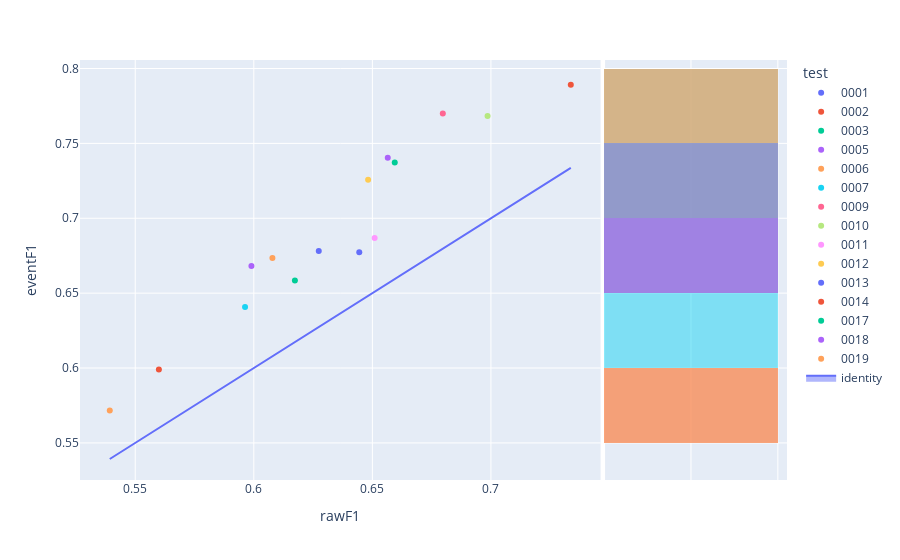

Notebook code for this chart:
### Code cell
fig=px.scatter(experimentModels,x='rawF1',y='eventF1',color='test',hover_name='modelId', marginal_y="histogram")
fig.add_trace(
    go.Scatter(x=experimentModels['rawF1'], y=experimentModels['rawF1'], name="identity", mode='lines',fill="toself")
)
fig.show()

### Figure 1 — Plotly figure (JSON) as saved in the notebook; plotly's stock layout.template omitted (floating-point values rounded to 4 significant figures)
{"data": [{"hovertemplate": "<b>%{hovertext}</b><br><br>test=0001<br>rawF1=%{x}<br>eventF1=%{y}<extra></extra>", "hovertext": ["d51d037b-304a-48df-970e-58aac592ac87"], "legendgroup": "0001", "marker": {"color": "#636efa", "symbol": "circle"}, "mode": "markers", "name": "0001", "orientation": "v", "showlegend": true, "type": "scatter", "x": [0.6274], "xaxis": "x", "y": [0.6782], "yaxis": "y"}, {"alignmentgroup": "True", "bingroup": "y", "hovertemplate": "test=0001<br>eventF1=%{y}<br>count=%{x}<extra></extra>", "legendgroup": "0001", "marker": {"color": "#636efa"}, "name": "0001", "offsetgroup": "0001", "opacity": 0.5, "showlegend": false, "type": "histogram", "xaxis": "x2", "y": [0.6782], "yaxis": "y2"}, {"hovertemplate": "<b>%{hovertext}</b><br><br>test=0002<br>rawF1=%{x}<br>eventF1=%{y}<extra></extra>", "hovertext": ["50ebd176-f601-4f02-bcd5-e0c07a362a35"], "legendgroup": "0002", "marker": {"color": "#EF553B", "symbol": "circle"}, "mode": "markers", "name": "0002", "orientation": "v", "showlegend": true, "type": "scatter", "x": [0.7337], "xaxis": "x", "y": [0.7891], "yaxis": "y"}, {"alignmentgroup": "True", "bingroup": "y", "hovertemplate": "test=0002<br>eventF1=%{y}<br>count=%{x}<extra></extra>", "legendgroup": "0002", "marker": {"color": "#EF553B"}, "name": "0002", "offsetgroup": "0002", "opacity": 0.5, "showlegend": false, "type": "histogram", "xaxis": "x2", "y": [0.7891], "yaxis": "y2"}, {"hovertemplate": "<b>%{hovertext}</b><br><br>test=0003<br>rawF1=%{x}<br>eventF1=%{y}<extra></extra>", "hovertext": ["ad0e1cc1-5a53-45b1-b13e-ca760e58c787"], "legendgroup": "0003", "marker": {"color": "#00cc96", "symbol": "circle"}, "mode": "markers", "name": "0003", "orientation": "v", "showlegend": true, "type": "scatter", "x": [0.6173], "xaxis": "x", "y": [0.6585], "yaxis": "y"}, {"alignmentgroup": "True", "bingroup": "y", "hovertemplate": "test=0003<br>eventF1=%{y}<br>count=%{x}<extra></extra>", "legendgroup": "0003", "marker": {"color": "#00cc96"}, "name": "0003", "offsetgroup": "0003", "opacity": 0.5, "showlegend": false, "type": "histogram", "xaxis": "x2", "y": [0.6585], "yaxis": "y2"}, {"hovertemplate": "<b>%{hovertext}</b><br><br>test=0005<br>rawF1=%{x}<br>eventF1=%{y}<extra></extra>", "hovertext": ["953522b6-a687-4555-b7bd-64e50323f539"], "legendgroup": "0005", "marker": {"color": "#ab63fa", "symbol": "circle"}, "mode": "markers", "name": "0005", "orientation": "v", "showlegend": true, "type": "scatter", "x": [0.599], "xaxis": "x", "y": [0.6682], "yaxis": "y"}, {"alignmentgroup": "True", "bingroup": "y", "hovertemplate": "test=0005<br>eventF1=%{y}<br>count=%{x}<extra></extra>", "legendgroup": "0005", "marker": {"color": "#ab63fa"}, "name": "0005", "offsetgroup": "0005", "opacity": 0.5, "showlegend": false, "type": "histogram", "xaxis": "x2", "y": [0.6682], "yaxis": "y2"}, {"hovertemplate": "<b>%{hovertext}</b><br><br>test=0006<br>rawF1=%{x}<br>eventF1=%{y}<extra></extra>", "hovertext": ["fdff7a52-c874-434c-b79a-4652e6521b61"], "legendgroup": "0006", "marker": {"color": "#FFA15A", "symbol": "circle"}, "mode": "markers", "name": "0006", "orientation": "v", "showlegend": true, "type": "scatter", "x": [0.6078], "xaxis": "x", "y": [0.6734], "yaxis": "y"}, {"alignmentgroup": "True", "bingroup": "y", "hovertemplate": "test=0006<br>eventF1=%{y}<br>count=%{x}<extra></extra>", "legendgroup": "0006", "marker": {"color": "#FFA15A"}, "name": "0006", "offsetgroup": "0006", "opacity": 0.5, "showlegend": false, "type": "histogram", "xaxis": "x2", "y": [0.6734], "yaxis": "y2"}, {"hovertemplate": "<b>%{hovertext}</b><br><br>test=0007<br>rawF1=%{x}<br>eventF1=%{y}<extra></extra>", "hovertext": ["a99170bc-4dc5-4b27-84df-f565c6f142c5"], "legendgroup": "0007", "marker": {"color": "#19d3f3", "symbol": "circle"}, "mode": "markers", "name": "0007", "orientation": "v", "showlegend": true, "type": "scatter", "x": [0.5963], "xaxis": "x", "y": [0.6408], "yaxis": "y"}, {"alignmentgroup": "True", "bingroup": "y", "hovertemplate": "test=0007<br>eventF1=%{y}<br>count=%{x}<extra></extra>", "legendgroup": "0007", "marker": {"color": "#19d3f3"}, "name": "0007", "offsetgroup": "0007", "opacity": 0.5, "showlegend": false, "type": "histogram", "xaxis": "x2", "y": [0.6408], "yaxis": "y2"}, {"hovertemplate": "<b>%{hovertext}</b><br><br>test=0009<br>rawF1=%{x}<br>eventF1=%{y}<extra></extra>", "hovertext": ["d4f86014-a983-4a56-940a-a53396539084"], "legendgroup": "0009", "marker": {"color": "#FF6692", "symbol": "circle"}, "mode": "markers", "name": "0009", "orientation": "v", "showlegend": true, "type": "scatter", "x": [0.6797], "xaxis": "x", "y": [0.7699], "yaxis": "y"}, {"alignmentgroup": "True", "bingroup": "y", "hovertemplate": "test=0009<br>eventF1=%{y}<br>count=%{x}<extra></extra>", "legendgroup": "0009", "marker": {"color": "#FF6692"}, "name": "0009", "offsetgroup": "0009", "opacity": 0.5, "showlegend": false, "type": "histogram", "xaxis": "x2", "y": [0.7699], "yaxis": "y2"}, {"hovertemplate": "<b>%{hovertext}</b><br><br>test=0010<br>rawF1=%{x}<br>eventF1=%{y}<extra></extra>", "hovertext": ["b9ba925c-8862-41ae-85ac-87efe667dc99"], "legendgroup": "0010", "marker": {"color": "#B6E880", "symbol": "circle"}, "mode": "markers", "name": "0010", "orientation": "v", "showlegend": true, "type": "scatter", "x": [0.6986], "xaxis": "x", "y": [0.7683], "yaxis": "y"}, {"alignmentgroup": "True", "bingroup": "y", "hovertemplate": "test=0010<br>eventF1=%{y}<br>count=%{x}<extra></extra>", "legendgroup": "0010", "marker": {"color": "#B6E880"}, "name": "0010", "offsetgroup": "0010", "opacity": 0.5, "showlegend": false, "type": "histogram", "xaxis": "x2", "y": [0.7683], "yaxis": "y2"}, {"hovertemplate": "<b>%{hovertext}</b><br><br>test=0011<br>rawF1=%{x}<br>eventF1=%{y}<extra></extra>", "hovertext": ["9a796814-2401-4dbb-811c-695c7c0888bb"], "legendgroup": "0011", "marker": {"color": "#FF97FF", "symbol": "circle"}, "mode": "markers", "name": "0011", "orientation": "v", "showlegend": true, "type": "scatter", "x": [0.651], "xaxis": "x", "y": [0.6868], "yaxis": "y"}, {"alignmentgroup": "True", "bingroup": "y", "hovertemplate": "test=0011<br>eventF1=%{y}<br>count=%{x}<extra></extra>", "legendgroup": "0011", "marker": {"color": "#FF97FF"}, "name": "0011", "offsetgroup": "0011", "opacity": 0.5, "showlegend": false, "type": "histogram", "xaxis": "x2", "y": [0.6868], "yaxis": "y2"}, {"hovertemplate": "<b>%{hovertext}</b><br><br>test=0012<br>rawF1=%{x}<br>eventF1=%{y}<extra></extra>", "hovertext": ["3be685c1-02ea-4a2f-8478-ca265ccc3196"], "legendgroup": "0012", "marker": {"color": "#FECB52", "symbol": "circle"}, "mode": "markers", "name": "0012", "orientation": "v", "showlegend": true, "type": "scatter", "x": [0.6482], "xaxis": "x", "y": [0.7257], "yaxis": "y"}, {"alignmentgroup": "True", "bingroup": "y", "hovertemplate": "test=0012<br>eventF1=%{y}<br>count=%{x}<extra></extra>", "legendgroup": "0012", "marker": {"color": "#FECB52"}, "name": "0012", "offsetgroup": "0012", "opacity": 0.5, "showlegend": false, "type": "histogram", "xaxis": "x2", "y": [0.7257], "yaxis": "y2"}, {"hovertemplate": "<b>%{hovertext}</b><br><br>test=0013<br>rawF1=%{x}<br>eventF1=%{y}<extra></extra>", "hovertext": ["016159f4-e171-4f6e-a510-0e5e140f8929"], "legendgroup": "0013", "marker": {"color": "#636efa", "symbol": "circle"}, "mode": "markers", "name": "0013", "orientation": "v", "showlegend": true, "type": "scatter", "x": [0.6445], "xaxis": "x", "y": [0.6773], "yaxis": "y"}, {"alignmentgroup": "True", "bingroup": "y", "hovertemplate": "test=0013<br>eventF1=%{y}<br>count=%{x}<extra></extra>", "legendgroup": "0013", "marker": {"color": "#636efa"}, "name": "0013", "offsetgroup": "0013", "opacity": 0.5, "showlegend": false, "type": "histogram", "xaxis": "x2", "y": [0.6773], "yaxis": "y2"}, {"hovertemplate": "<b>%{hovertext}</b><br><br>test=0014<br>rawF1=%{x}<br>eventF1=%{y}<extra></extra>", "hovertext": ["da40a91f-c09e-4752-899f-0d848fc48c20"], "legendgroup": "0014", "marker": {"color": "#EF553B", "symbol": "circle"}, "mode": "markers", "name": "0014", "orientation": "v", "showlegend": true, "type": "scatter", "x": [0.56], "xaxis": "x", "y": [0.599], "yaxis": "y"}, {"alignmentgroup": "True", "bingroup": "y", "hovertemplate": "test=0014<br>eventF1=%{y}<br>count=%{x}<extra></extra>", "legendgroup": "0014", "marker": {"color": "#EF553B"}, "name": "0014", "offsetgroup": "0014", "opacity": 0.5, "showlegend": false, "type": "histogram", "xaxis": "x2", "y": [0.599], "yaxis": "y2"}, {"hovertemplate": "<b>%{hovertext}</b><br><br>test=0017<br>rawF1=%{x}<br>eventF1=%{y}<extra></extra>", "hovertext": ["c30b34f2-52b8-47af-9309-81c72f52ea3d"], "legendgroup": "0017", "marker": {"color": "#00cc96", "symbol": "circle"}, "mode": "markers", "name": "0017", "orientation": "v", "showlegend": true, "type": "scatter", "x": [0.6594], "xaxis": "x", "y": [0.7372], "yaxis": "y"}, {"alignmentgroup": "True", "bingroup": "y", "hovertemplate": "test=0017<br>eventF1=%{y}<br>count=%{x}<extra></extra>", "legendgroup": "0017", "marker": {"color": "#00cc96"}, "name": "0017", "offsetgroup": "0017", "opacity": 0.5, "showlegend": false, "type": "histogram", "xaxis": "x2", "y": [0.7372], "yaxis": "y2"}, {"hovertemplate": "<b>%{hovertext}</b><br><br>test=0018<br>rawF1=%{x}<br>eventF1=%{y}<extra></extra>", "hovertext": ["63920ef1-b7bd-453c-af1b-c87e2c3f9ad0"], "legendgroup": "0018", "marker": {"color": "#ab63fa", "symbol": "circle"}, "mode": "markers", "name": "0018", "orientation": "v", "showlegend": true, "type": "scatter", "x": [0.6565], "xaxis": "x", "y": [0.7404], "yaxis": "y"}, {"alignmentgroup": "True", "bingroup": "y", "hovertemplate": "test=0018<br>eventF1=%{y}<br>count=%{x}<extra></extra>", "legendgroup": "0018", "marker": {"color": "#ab63fa"}, "name": "0018", "offsetgroup": "0018", "opacity": 0.5, "showlegend": false, "type": "histogram", "xaxis": "x2", "y": [0.7404], "yaxis": "y2"}, {"hovertemplate": "<b>%{hovertext}</b><br><br>test=0019<br>rawF1=%{x}<br>eventF1=%{y}<extra></extra>", "hovertext": ["73a45ddb-cbce-44c1-8ed8-007d5677989f"], "legendgroup": "0019", "marker": {"color": "#FFA15A", "symbol": "circle"}, "mode": "markers", "name": "0019", "orientation": "v", "showlegend": true, "type": "scatter", "x": [0.5393], "xaxis": "x", "y": [0.5717], "yaxis": "y"}, {"alignmentgroup": "True", "bingroup": "y", "hovertemplate": "test=0019<br>eventF1=%{y}<br>count=%{x}<extra></extra>", "legendgroup": "0019", "marker": {"color": "#FFA15A"}, "name": "0019", "offsetgroup": "0019", "opacity": 0.5, "showlegend": false, "type": "histogram", "xaxis": "x2", "y": [0.5717], "yaxis": "y2"}, {"fill": "toself", "mode": "lines", "name": "identity", "type": "scatter", "x": [0.6274, 0.7337, 0.6173, 0.599, 0.6078, 0.5963, 0.6797, 0.6986, 0.651, 0.6482, 0.6445, 0.56, 0.6594, 0.6565, 0.5393], "y": [0.6274, 0.7337, 0.6173, 0.599, 0.6078, 0.5963, 0.6797, 0.6986, 0.651, 0.6482, 0.6445, 0.56, 0.6594, 0.6565, 0.5393]}], "layout": {"barmode": "overlay", "legend": {"title": {"text": "test"}, "tracegroupgap": 0}, "margin": {"t": 60}, "xaxis": {"anchor": "y", "domain": [0, 0.7363], "title": {"text": "rawF1"}}, "xaxis2": {"anchor": "y2", "domain": [0.7413, 1], "matches": "x2", "showgrid": true, "showline": false, "showticklabels": false, "ticks": ""}, "yaxis": {"anchor": "x", "domain": [0, 1], "title": {"text": "eventF1"}}, "yaxis2": {"anchor": "x2", "domain": [0, 1], "matches": "y", "showgrid": true, "showticklabels": false}}}
